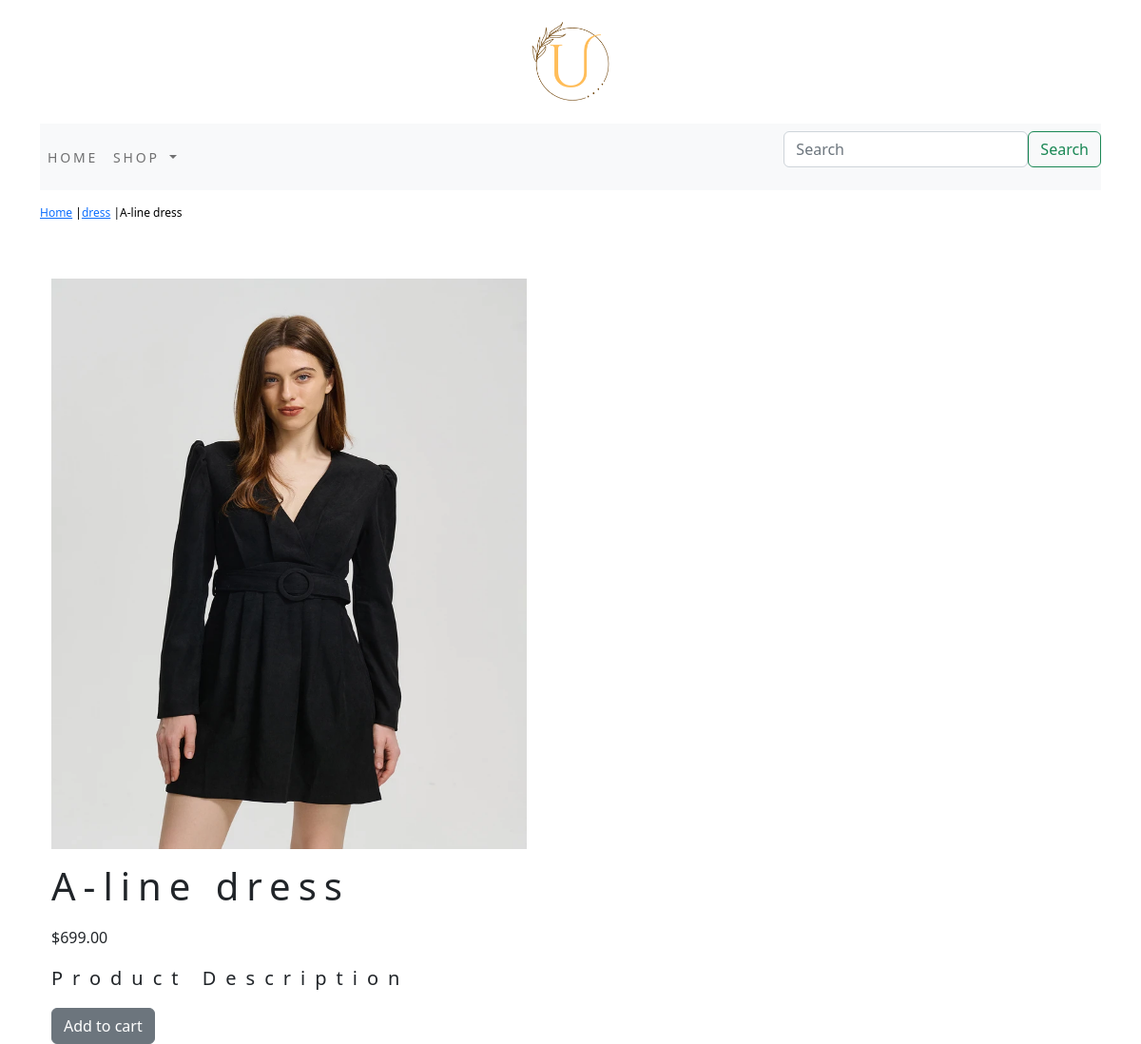
Page /dress/a-line-dress/ on the committed database.
### shop/models.py (models this page shows, shortened)
class Product(models.Model):
    name = models.CharField(max_length=250, unique=True)
    slug = models.SlugField(max_length=250, unique=True)
    description = models.TextField(blank=True)
    price=models.DecimalField(max_digits=10,decimal_places=2)
    category=models.ForeignKey(Category,on_delete=models.CASCADE)
    image = models.ImageField(upload_to='product', blank=True)
    stock=models.IntegerField()
    available=models.BooleanField(default=True)
    created=models.DateTimeField(auto_now_add=True)
    updated=models.DateTimeField(auto_now=True)
    class Meta:
        ordering=('name',)
        verbose_name='product'
        verbose_name_plural='products'

class Category(models.Model):
    name=models.CharField(max_length=250,unique=True)
    slug=models.SlugField(max_length=250,unique=True)
    description=models.TextField(blank=True)
    image=models.ImageField(upload_to='category',blank=True)
    class Meta:
        ordering=('name',)
        verbose_name='category'
        verbose_name_plural='categories'
    def get_url(self):
        return reverse('shop:products_by_category',args=[self.slug])
    def __str__(self):
        return '{}' .format(self.name)

### shop/views.py (the view)
# urls.py: path('<slug:c_slug>/<slug:product_slug>/',views.proDetail,name='prodCatdetail')
def proDetail(request,c_slug,product_slug):
    try:
        product=Product.objects.get(category__slug=c_slug,slug=product_slug)
    except Exception as e:
        raise e
    return render(request,'product.html',{'product':product})

### cart/context_processors.py (called while the page is built)
def counter(request):
    item_count=0
    if 'admin' in request.path:
        return {}
    else:
        try:
            cart=Cart.objects.filter(cart_id=_cart_id(request))
            cart_items=CartItem.objects.all().filter(cart=cart[:1])
            for cart_item in cart_items:
                item_count += cart_item.quantity
        except Cart.DoesNotExist:
            item_count=0
    return dict(item_count=item_count)

### cart/views.py (called while the page is built)
def _cart_id(request):
    cart=request.session.session_key
    if not cart:
        cart=request.session.create()
    return cart

### shop/context_processors.py (called while the page is built)
def menu_links(request):
    links=Category.objects.all()
    return dict(links=links)

### shop/templates/product.html (shortened to what this page needs)
{% extends 'base.html' %}
{% load static %}
{% block content %}
<div class="row my_prod_row_class">
    <div class="mx_auto">
        <p><a href="{% url 'shop:allProdCat' %}">Home</a> |<a href="{{product.category.get_url}}">{{product.category}}</a> |{{product.name}} </p>
    </div>
</div>
<div class="container">
<br>
<div class="row">
    <div class="col-12 col-sm-12 col-md-12 col-lg-4 text-center">
        <div style="min-width=18rem">
            <img src="{{product.image.url}}" alt="{{product.name}}" width="500px;" height="600px;">
        </div>
    </div>
    <div>
        <div class="col-12 col-sm-12 col-md-12 col-lg-6 text-left">
            <div>
            <h1 class="my_prod_title">{{product.name}}</h1>
            <p>${{product.price}}</p>
            <p class="my_title">Product Description</p>
            {% if product.stock <= 0 %}
            <p class="text-justify my_prod_text"><b>Out of stock</b></p>
            {% else %}
            <a class="btn btn-secondary" href="{% url 'cart:add_cart' product.id %}">Add to cart</a>
            {% endif %}
        </div>
    </div>
        </div>
</div>
</div>
{% endblock %}

### shop/static/css/custom.css (style rules this page uses)
body { font-family: 'Roboto', sans-serif; }
.my_title { font-size:20px; text_transform:uppercase; letter-spacing:0.5em; }
.my_prod_row_class { padding-top:15px; padding-bottom:20px; }
.my_prod_row_class .mx_auto { color:#000; font-size:12px; text-decoration:none; }
.my_prod_title { font-sie:16px; letter-spacing:.2em; text_transform:uppercase; padding-top:15px; padding-bottom:10px; }

### rows in the picture
Product: category "dress", name "A-line dress", image (picture), price "699.00"
